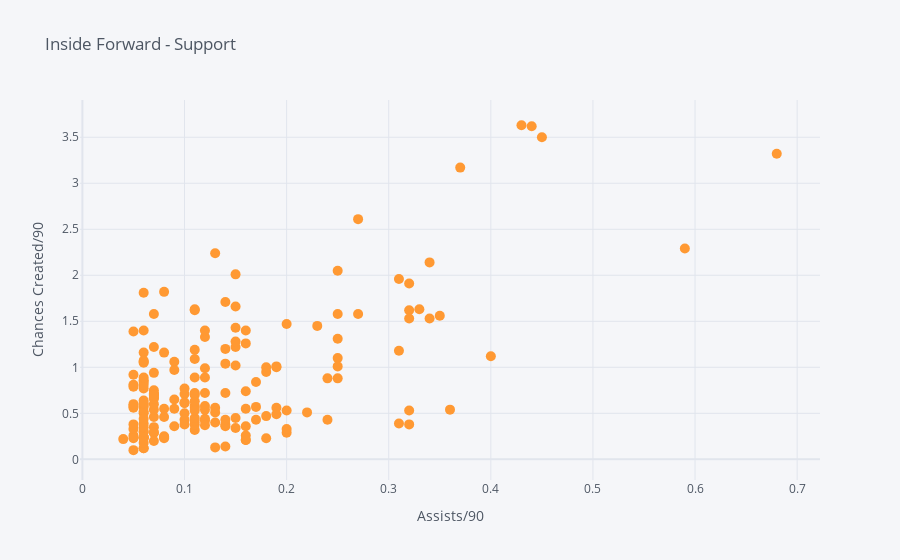

Notebook code for this chart:
### Code cell
df.iplot(kind='scatter',x='Asts/90',y='Ch C/90',
           mode='markers',text='Name',size=10,
          xTitle='Assists/90',yTitle='Chances Created/90',title='Inside Forward - Support')

### Figure 1 — Plotly figure (JSON) as saved in the notebook; plotly's stock layout.template omitted (floating-point values rounded to 4 significant figures; data arrays with more than 128 entries replaced by an {"elided": "..."} marker saying what was removed)
{"data": [{"line": {"color": "rgba(255, 153, 51, 1.0)", "dash": "solid", "shape": "linear", "width": 1.3}, "marker": {"size": 10, "symbol": "circle"}, "mode": "markers", "name": "Ch C/90", "text": {"elided": "272 str values"}, "type": "scatter", "x": {"elided": "272 str values"}, "y": {"elided": "272 str values"}}], "layout": {"legend": {"bgcolor": "#F5F6F9", "font": {"color": "#4D5663"}}, "paper_bgcolor": "#F5F6F9", "plot_bgcolor": "#F5F6F9", "title": {"font": {"color": "#4D5663"}, "text": "Inside Forward - Support"}, "xaxis": {"gridcolor": "#E1E5ED", "showgrid": true, "tickfont": {"color": "#4D5663"}, "title": {"font": {"color": "#4D5663"}, "text": "Assists/90"}, "zerolinecolor": "#E1E5ED"}, "yaxis": {"gridcolor": "#E1E5ED", "showgrid": true, "tickfont": {"color": "#4D5663"}, "title": {"font": {"color": "#4D5663"}, "text": "Chances Created/90"}, "zerolinecolor": "#E1E5ED"}}}
